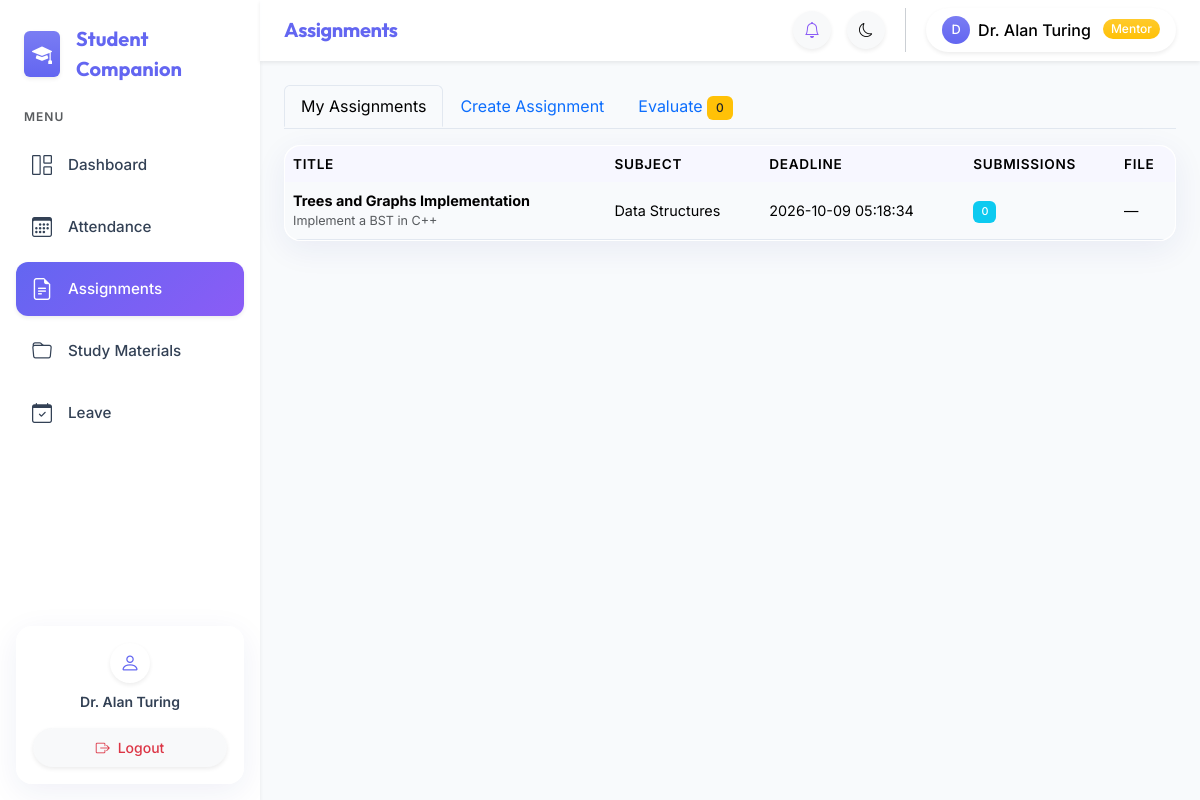
The app's page /mentor/assignments.php (signed in) with its own data.
### tables this page shows
CREATE TABLE IF NOT EXISTS users (
    id INT UNSIGNED AUTO_INCREMENT PRIMARY KEY,
    name VARCHAR(150) NOT NULL,
    email VARCHAR(191) NOT NULL UNIQUE,
    password_hash VARCHAR(255) NOT NULL,
    role ENUM('admin','mentor','learner') NOT NULL,
    department_id INT UNSIGNED NULL,
    year TINYINT UNSIGNED NULL,
    status ENUM('active','inactive') NOT NULL DEFAULT 'active',
    force_password_reset TINYINT(1) NOT NULL DEFAULT 0,
    created_at TIMESTAMP NOT NULL DEFAULT CURRENT_TIMESTAMP,
    FOREIGN KEY (department_id) REFERENCES departments(id) ON DELETE SET NULL
);

CREATE TABLE IF NOT EXISTS assignments (
    id INT UNSIGNED AUTO_INCREMENT PRIMARY KEY,
    mentor_id INT UNSIGNED NOT NULL,
    subject_id INT UNSIGNED NOT NULL,
    title VARCHAR(255) NOT NULL,
    description TEXT NULL,
    file_path VARCHAR(255) NULL,
    deadline DATETIME NOT NULL,
    created_at TIMESTAMP NOT NULL DEFAULT CURRENT_TIMESTAMP,
    FOREIGN KEY (mentor_id) REFERENCES users(id) ON DELETE CASCADE,
    FOREIGN KEY (subject_id) REFERENCES subjects(id) ON DELETE CASCADE
);

CREATE TABLE IF NOT EXISTS subjects (
    id INT UNSIGNED AUTO_INCREMENT PRIMARY KEY,
    name VARCHAR(150) NOT NULL,
    department_id INT UNSIGNED NOT NULL,
    year TINYINT UNSIGNED NOT NULL,
    semester TINYINT UNSIGNED NOT NULL,
    FOREIGN KEY (department_id) REFERENCES departments(id) ON DELETE CASCADE
);

### config/database.php (called while the page is built, shortened)
<?php
function get_db(): PDO {
    static $pdo = null;
    if ($pdo === null) {
        $dsn = 'mysql:host=' . DB_HOST . ';dbname=' . DB_NAME . ';charset=utf8mb4';
        $pdo = new PDO($dsn, DB_USER, DB_PASS, [
            PDO::ATTR_ERRMODE            => PDO::ERRMODE_EXCEPTION,
            PDO::ATTR_DEFAULT_FETCH_MODE => PDO::FETCH_ASSOC,
            PDO::ATTR_EMULATE_PREPARES   => false,
        ]);
    }
    return $pdo;
}

### includes/auth_check.php (called while the page is built, shortened)
<?php
require_once dirname(__DIR__) . '/config/database.php';
require_once dirname(__DIR__) . '/includes/helpers.php';
try {
    $stmt = get_db()->prepare('SELECT id, name, email, role, department_id, year, status FROM users WHERE id = ? AND status = "active" LIMIT 1');
    $stmt->execute([$_SESSION['user_id']]);
    $current_user = $stmt->fetch();
} catch (Throwable) {}

### includes/helpers.php (called while the page is built, shortened)
<?php
function e(string $str): string {
    return htmlspecialchars($str, ENT_QUOTES, 'UTF-8');
}

### mentor/assignments.php (the view, shortened to what this page needs)
<?php
$page_title    = 'Assignments';
require_once dirname(__DIR__) . '/config/database.php';
require_once dirname(__DIR__) . '/includes/auth_check.php';
$db  = get_db();
$mid = $current_user['id'];
$tab = $_GET['tab'] ?? 'list';
$my_subjects = $db->prepare('SELECT ms.subject_id,s.name FROM mentor_subjects ms JOIN subjects s ON ms.subject_id=s.id WHERE ms.mentor_id=?');
$my_subjects->execute([$mid]); $my_subjects = $my_subjects->fetchAll();
$assignments = $db->prepare(
    "SELECT a.*,s.name AS subject_name,
     (SELECT COUNT(*) FROM assignment_submissions asub WHERE asub.assignment_id=a.id) AS sub_count
     FROM assignments a JOIN subjects s ON a.subject_id=s.id WHERE a.mentor_id=? ORDER BY a.created_at DESC"
);
$assignments->execute([$mid]); $assignments = $assignments->fetchAll();
$submissions = $db->prepare(
    "SELECT asub.*,u.name AS student_name,a.title AS assignment_title,a.deadline
     FROM assignment_submissions asub
     JOIN assignments a ON asub.assignment_id=a.id
     JOIN users u ON asub.student_id=u.id
     WHERE a.mentor_id=? AND asub.status IN ('submitted','late')
     ORDER BY asub.submitted_at ASC"
);
$submissions->execute([$mid]); $submissions = $submissions->fetchAll();
require_once dirname(__DIR__).'/includes/header.php';
require_once dirname(__DIR__).'/includes/sidebar.php';
require_once dirname(__DIR__).'/includes/navbar.php';
?>
<div class="main-content p-4">
<ul class="nav nav-tabs mb-3">
    <li class="nav-item"><a class="nav-link <?= $tab==='list'?'active':'' ?>" href="?tab=list">My Assignments</a></li>
    <li class="nav-item"><a class="nav-link <?= $tab==='create'?'active':'' ?>" href="?tab=create">Create Assignment</a></li>
    <li class="nav-item"><a class="nav-link <?= $tab==='evaluate'?'active':'' ?>" href="?tab=evaluate">
        Evaluate <span class="badge bg-warning text-dark"><?= count($submissions) ?></span>
    </a></li>
</ul>
<?php if ($tab === 'create'): ?>
<div class="card" style="max-width:700px">
    <div class="card-header fw-bold"><i class="bi bi-plus-circle me-2"></i>Create Assignment</div>
    <div class="card-body">
        <form method="POST" enctype="multipart/form-data">
            <?= generate_csrf() ?>
            <input type="hidden" name="action" value="create">
            <div class="row g-3">
                <div class="col-md-8"><label class="form-label">Title *</label><input type="text" name="title" class="form-control" required></div>
                <div class="col-md-4"><label class="form-label">Subject *</label>
                    <select name="subject_id" class="form-select" required>
                        <option value="">Select</option>
                        <?php foreach ($my_subjects as $s): ?><option value="<?= $s['subject_id'] ?>"><?= e($s['name']) ?></option><?php endforeach; ?>
                    </select>
                </div>
                <div class="col-md-6"><label class="form-label">Deadline *</label><input type="datetime-local" name="deadline" class="form-control" required></div>
                <div class="col-md-6"><label class="form-label">Attachment (PDF/PPT)</label><input type="file" name="file" class="form-control" accept=".pdf,.ppt,.pptx"></div>
                <div class="col-12"><label class="form-label">Description</label><textarea name="description" class="form-control" rows="3"></textarea></div>
            </div>
            <button type="submit" class="btn btn-primary mt-3"><i class="bi bi-send me-1"></i>Publish Assignment</button>
        </form>
    </div>
</div>
<?php else:  ?>
<div class="card">
    <div class="table-responsive">
        <table class="table table-hover mb-0">
            <thead class="table-light"><tr><th>Title</th><th>Subject</th><th>Deadline</th><th>Submissions</th><th>File</th></tr></thead>
            <tbody>
            <?php if ($assignments): foreach ($assignments as $a): ?>
            <tr>
                <td><strong><?= e($a['title']) ?></strong><div class="text-muted small"><?= e(substr($a['description']??'',0,60)) ?></div></td>
                <td><?= e($a['subject_name']) ?></td>
                <td><?= e($a['deadline']) ?></td>
                <td><span class="badge bg-info"><?= $a['sub_count'] ?></span></td>
                <td><?php if ($a['file_path']): ?><a href="<?= BASE_URL ?>download.php?file=<?= urlencode($a['file_path']) ?>&type=assignments" class="btn btn-sm btn-outline-secondary"><i class="bi bi-download"></i></a><?php else: ?>—<?php endif; ?></td>
            </tr>
            <?php endforeach; else: ?>
            <tr><td colspan="5" class="text-center text-muted py-4">No assignments created yet.</td></tr>
            <?php endif; ?>
            </tbody>
        </table>
    </div>
</div>
<?php endif; ?>
</div>
<?php require_once dirname(__DIR__).'/includes/footer.php'; ?>

### includes/sidebar.php (shortened to what this page needs)
<?php
$role = $_SESSION['role'] ?? '';
$current_page = basename($_SERVER['PHP_SELF']);
function nav_link(string $href, string $icon, string $label, string $current_page): string {
    $active = (basename($href) === $current_page) ? ' active shadow-sm' : '';
    return '<li class="nav-item"><a class="nav-link' . $active . ' d-flex align-items-center" href="' . $href . '"><i class="bi bi-' . $icon . ' me-3 fs-5"></i><span>' . $label . '</span></a></li>';
}
$base = BASE_URL;
?>
<nav class="sidebar d-none d-md-flex flex-column flex-shrink-0 p-3 border-end-0 shadow-sm z-3 animate__animated animate__fadeInLeft">
    <a href="<?= $base ?>index.php" class="d-flex align-items-center mb-4 text-decoration-none px-2 mt-2">
        <div class="bg-primary bg-gradient text-white rounded p-2 me-3 shadow-sm d-flex align-items-center justify-content-center">
            <i class="bi bi-mortarboard-fill fs-5"></i>
        </div>
        <span class="fw-bold fs-5 text-primary tracking-tight" style="font-family: var(--bs-heading-font-family);"><?= APP_NAME ?></span>
    </a>
    <ul class="nav nav-pills flex-column mb-auto gap-1">
        <li class="nav-item mb-2 px-2 small text-muted text-uppercase fw-semibold" style="letter-spacing: 1px; font-size: 0.75rem;">Menu</li>
        <?php if ($role === 'admin'): ?>
            <?= nav_link($base.'admin/dashboard.php', 'grid-1x2', 'Dashboard', $current_page) ?>
            <?= nav_link($base.'admin/departments.php', 'building', 'Departments', $current_page) ?>
            <?= nav_link($base.'admin/students.php', 'people', 'Students', $current_page) ?>
            <?= nav_link($base.'admin/mentors.php', 'person-video3', 'Mentors', $current_page) ?>
            <?= nav_link($base.'admin/notifications.php', 'bell', 'Notifications', $current_page) ?>
            <?= nav_link($base.'admin/leave.php', 'calendar-check', 'Leave Requests', $current_page) ?>
            <?= nav_link($base.'admin/analytics.php', 'bar-chart', 'Analytics', $current_page) ?>
            <?= nav_link($base.'admin/reports.php', 'file-earmark-arrow-down', 'Reports', $current_page) ?>
            <?= nav_link($base.'admin/audit_log.php', 'journal-text', 'Audit Log', $current_page) ?>
        <?php elseif ($role === 'mentor'): ?>
            <?= nav_link($base.'mentor/dashboard.php', 'grid-1x2', 'Dashboard', $current_page) ?>
            <?= nav_link($base.'mentor/attendance.php', 'calendar3', 'Attendance', $current_page) ?>
            <?= nav_link($base.'mentor/assignments.php', 'file-earmark-text', 'Assignments', $current_page) ?>
            <?= nav_link($base.'mentor/materials.php', 'folder', 'Study Materials', $current_page) ?>
            <?= nav_link($base.'mentor/leave.php', 'calendar-check', 'Leave', $current_page) ?>
        <?php endif; ?>
    </ul>
    <div class="mt-auto pt-3">
        <div class="card border-0 shadow-sm bg-primary bg-gradient bg-opacity-10 rounded-4 overflow-hidden">
            <div class="card-body p-3 d-flex flex-column align-items-center text-center">
                <div class="bg-white rounded-circle shadow-sm d-flex align-items-center justify-content-center mb-2" style="width: 40px; height: 40px;">
                    <i class="bi bi-person text-primary fs-5"></i>
                </div>
                <div class="small fw-semibold text-truncate w-100"><?= htmlspecialchars($current_user['name'] ?? '', ENT_QUOTES) ?></div>
                <a href="<?= $base ?>logout.php" class="btn btn-sm btn-light w-100 text-danger shadow-sm rounded-pill"><i class="bi bi-box-arrow-right me-2"></i>Logout</a>
            </div>
        </div>
    </div>
</nav>

### includes/navbar.php (shortened to what this page needs)
<?php
$role = $_SESSION['role'] ?? '';
$base = BASE_URL;
$role_label = match($role) { 'admin' => 'HOD', 'mentor' => 'Mentor', default => 'Student' };
$role_badge = match($role) { 'admin' => 'danger', 'mentor' => 'warning', default => 'primary' };
?>
<div class="content-wrapper flex-grow-1 d-flex flex-column">
<nav class="navbar navbar-expand-md sticky-top px-4 py-2 border-bottom-0 shadow-sm animate__animated animate__fadeInDown">
    <div class="d-flex align-items-center">
        <span class="navbar-brand fw-bold d-none d-md-inline mb-0 h5 text-primary tracking-tight"><?= htmlspecialchars($page_title ?? APP_NAME, ENT_QUOTES) ?></span>
    </div>
    <div class="ms-auto d-flex align-items-center gap-3">
        <a href="<?php
            echo match($role) {
                'admin'  => $base.'admin/notifications.php',
                'mentor' => $base.'mentor/dashboard.php',
                default  => $base.'learner/notifications.php',
            };
        ?>" class="btn btn-sm btn-light rounded-circle position-relative shadow-sm p-2" id="notif-btn" style="width: 38px; height: 38px; display: flex; align-items: center; justify-content: center;">
            <i class="bi bi-bell text-secondary fs-6"></i>
        </a>
        <button class="btn btn-sm btn-light rounded-circle shadow-sm p-2" onclick="toggleTheme()" title="Toggle theme" style="width: 38px; height: 38px; display: flex; align-items: center; justify-content: center;">
            <i class="bi bi-moon-stars text-secondary fs-6" id="theme-icon"></i>
        </button>
        <div class="dropdown">
            <button class="btn btn-light rounded-pill shadow-sm d-flex align-items-center gap-2 px-3 py-2 border-0" data-bs-toggle="dropdown" style="background: var(--sidebar-bg);">
                <div class="bg-primary bg-gradient rounded-circle d-flex align-items-center justify-content-center text-white" style="width: 28px; height: 28px; font-size: 0.8rem;">
                    <?= strtoupper(substr($current_user['name'] ?? 'U', 0, 1)) ?>
                </div>
                <span class="fw-medium d-none d-sm-inline"><?= htmlspecialchars($current_user['name'] ?? '', ENT_QUOTES) ?></span>
                <span class="badge bg-<?= $role_badge ?> bg-gradient rounded-pill px-2 py-1 ms-1"><?= $role_label ?></span>
            </button>
        </div>
    </div>
</nav>

### assets/css/style.css (style rules this page uses)
:root { --bs-primary: #6366f1; --bs-primary-rgb: 99, 102, 241; --bs-secondary: #8b5cf6; --bs-secondary-rgb: 139, 92, 246; --bs-success: #10b981; --bs-warning: #f59e0b; --bs-danger: #ef4444; --bs-info: #0ea5e9; --bs-body-font-family: 'Inter', sans-serif; --bs-heading-font-family: 'Outfit', sans-serif; --bs-body-bg: #f8fafc; --bs-body-color: #334155; --bs-border-color: #e2e8f0; --card-bg: rgba(255, 255, 255, 0.9); --glass-border: rgba(255, 255, 255, 0.4); --glass-shadow: 0 8px 32px 0 rgba(31, 38, 135, 0.07); --sidebar-bg: #ffffff; --sidebar-hover: #f9f1f1; }
body { font-family: var(--bs-body-font-family); background-color: var(--bs-body-bg); color: var(--bs-body-color); transition: background-color 0.3s ease, color 0.3s ease; -webkit-font-smoothing: antialiased; }
h1, h2, h3, h4, h5, h6, .navbar-brand { font-family: var(--bs-heading-font-family); font-weight: 600; letter-spacing: -0.02em; }
.glass-card, .card { background: var(--card-bg) !important; backdrop-filter: blur(12px); -webkit-backdrop-filter: blur(12px); border: 1px solid var(--glass-border) !important; border-radius: 1rem !important; box-shadow: var(--glass-shadow) !important; transition: transform 0.3s cubic-bezier(0.4, 0, 0.2, 1), box-shadow 0.3s ease; }
.btn { border-radius: 0.5rem; font-weight: 500; padding: 0.5rem 1.25rem; transition: all 0.3s ease; }
.sidebar { width: 260px; min-height: 100vh; position: sticky; top: 0; height: 100vh; overflow-y: auto; background: var(--sidebar-bg); border-right: 1px solid var(--bs-border-color); flex-shrink: 0; transition: background-color 0.3s ease, border-color 0.3s ease; }
.sidebar .nav-link { color: var(--bs-body-color); border-radius: 0.75rem; padding: 0.75rem 1rem; font-size: 0.95rem; font-weight: 500; transition: all 0.2s ease; margin-bottom: 0.25rem; }
.sidebar .nav-link i { font-size: 1.1rem; transition: transform 0.2s ease; }
.sidebar .nav-link.active { background: linear-gradient(135deg, var(--bs-primary), var(--bs-secondary)); color: #fff; box-shadow: 0 4px 12px rgba(var(--bs-primary-rgb), 0.3); }
.sidebar .nav-link.active i { transform: scale(1.1); }
.navbar { background: var(--card-bg) !important; backdrop-filter: blur(16px); -webkit-backdrop-filter: blur(16px); border-bottom: 1px solid var(--glass-border) !important; }
.content-wrapper { min-width: 0; }
.main-content { padding: 1.5rem; }
.table-responsive { border-radius: 1rem; }
.table { border-collapse: separate; border-spacing: 0; }
.table th { white-space: nowrap; font-size: 0.85rem; text-transform: uppercase; letter-spacing: 0.05em; background-color: rgba(var(--bs-primary-rgb), 0.05) !important; border-bottom: none; font-weight: 600; }
.table td { vertical-align: middle; font-size: 0.9rem; border-bottom-color: var(--bs-border-color); }
.badge { padding: 0.5em 0.75em; font-weight: 500; }

### records on screen
users: name "Dr. Alan Turing", name "D"
assignments: title "Trees and Graphs Implementation", description "Implement a BST in C++", subject.name "Data Structures", deadline "2026-10-09 05:18:34", sub_count "0"

### other values on screen
APP_NAME "Student Companion"
$label "Dashboard Attendance Assignments Study Materials Leave"
$page_title "Assignments"
$role_label "Mentor"
count($submissions) "0"
